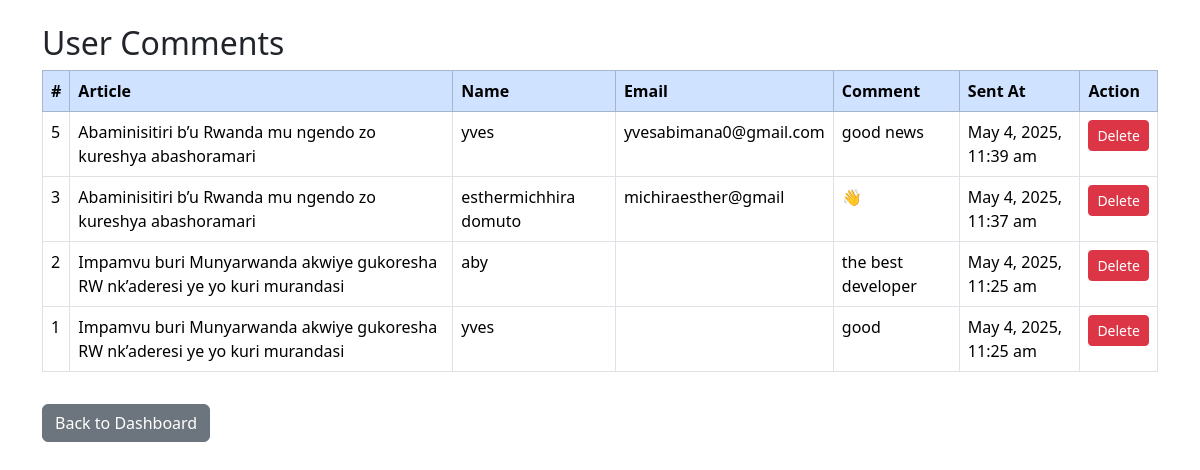
The app's page /manage_comments.php (signed in) with its own data.
### tables this page shows
CREATE TABLE `comments` (
  `id` int(11) NOT NULL,
  `news_id` int(11) NOT NULL,
  `name` varchar(100) NOT NULL,
  `email` varchar(255) NOT NULL,
  `comment` text NOT NULL,
  `created_at` timestamp NOT NULL DEFAULT current_timestamp()
);

CREATE TABLE `news` (
  `id` int(11) NOT NULL,
  `title` varchar(255) NOT NULL,
  `content` text NOT NULL,
  `category` varchar(100) DEFAULT NULL,
  `image` varchar(255) DEFAULT NULL,
  `created_at` datetime DEFAULT current_timestamp()
);

### manage_comments.php (the view, shortened to what this page needs)
<?php
include 'db.php';
$sql = "SELECT comments.*, news.title FROM comments JOIN news ON comments.news_id = news.id ORDER BY comments.created_at DESC";
$comments = $conn->query($sql);
?>
<!DOCTYPE html>
<html>
<head>
    <link href="https://cdn.jsdelivr.net/npm/bootstrap@5.3.3/dist/css/bootstrap.min.css" rel="stylesheet">
</head>
<body>
<div class="container py-4">
    <h2>User Comments</h2>
    <?php if ($comments->num_rows === 0): ?>
        <div class="alert alert-info">No comments found.</div>
    <?php else: ?>
        <table class="table table-bordered table-hover">
            <thead class="table-primary">
                <tr>
                    <th>#</th>
                    <th>Article</th>
                    <th>Name</th>
                    <th>Email</th>
                    <th>Comment</th>
                    <th>Sent At</th>
                    <th>Action</th>
                </tr>
            </thead>
            <tbody>
                <?php while ($comment = $comments->fetch_assoc()): ?>
                    <tr>
                        <td><?= $comment['id'] ?></td>
                        <td><?= htmlspecialchars($comment['title']) ?></td>
                        <td><?= htmlspecialchars($comment['name']) ?></td>
                        <td><?= htmlspecialchars($comment['email']) ?></td>
                        <td><?= nl2br(htmlspecialchars($comment['comment'])) ?></td>
                        <td><?= date("F j, Y, g:i a", strtotime($comment['created_at'])) ?></td>
                        <td>
                            <a href="?delete=<?= $comment['id'] ?>" class="btn btn-sm btn-danger" onclick="return confirm('Are you sure you want to delete this comment?');">Delete</a>
                        </td>
                    </tr>
                <?php endwhile; ?>
            </tbody>
        </table>
    <?php endif; ?>
    <a href="dashboard.php" class="btn btn-secondary mt-3">Back to Dashboard</a>
</div>
</body>
</html>

### records on screen
comments: id "5", news.title "Abaminisitiri b’u Rwanda mu ngendo zo kureshya abashoramari", name "yves", email "yvesabimana0@gmail.com", comment "good news", created_at "May 4, 2025, 11:39 am"
comments: id "3", news.title "Abaminisitiri b’u Rwanda mu ngendo zo kureshya abashoramari", name "esthermichhira domuto", email "michiraesther@gmail", comment "👋", created_at "May 4, 2025, 11:37 am"
comments: id "2", news.title "Impamvu buri Munyarwanda akwiye gukoresha RW nk’aderesi ye yo kuri murandasi", name "aby", comment "the best developer", created_at "May 4, 2025, 11:25 am"
comments: id "1", news.title "Impamvu buri Munyarwanda akwiye gukoresha RW nk’aderesi ye yo kuri murandasi", name "yves", comment "good", created_at "May 4, 2025, 11:25 am"
